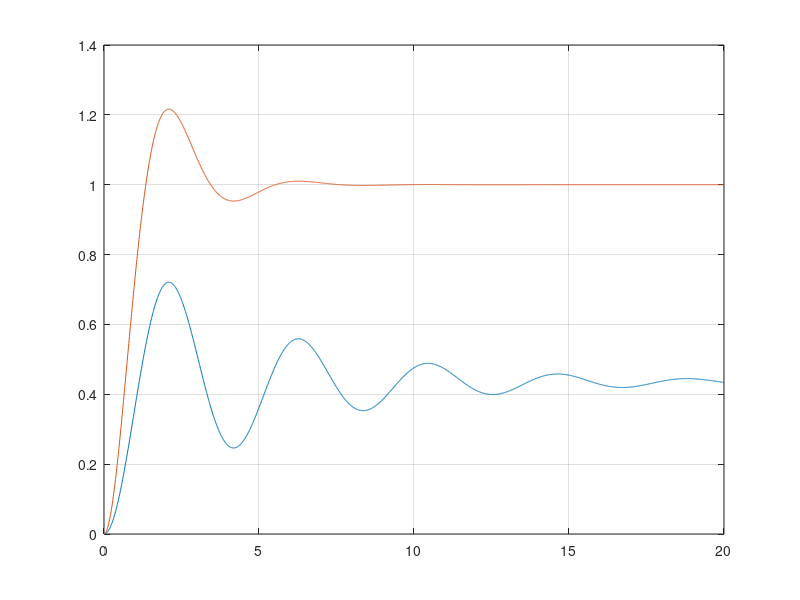

The MATLAB source for this figure:
close all
% Initial Conditions
x0 = [0;  
      0];

% System Dynamics
A = [0    1; 
     -2.3 -0.4];
B = [0; 
     1];
C = [1 0];
D = 0;

% Control Law
Q = [5 0;  % Penalize first state (displacement)
     0 2]; % Penalize second state (rate of displacement)
R = 2;    % Penalize actuator effort/input
K = lqr(A,B,Q,R);

% Closed loop system
sys = ss((A - B*K), B, C, D);
sys_uncmp = ss(A,B,C,D);
% Run response to step input
t = 0:0.01:20;
r =ones(size(t));
[y]=lsim(sys_uncmp,r,t);
plot(t,y);
hold on;
[y]=lsim(sys,r,t);
c = size(t);
input_scale_factor = 1/y(c(2)); % scale the input to eliminate steady state error
r =input_scale_factor*ones(size(t));
[y,t,x]=lsim(sys,r,t);
plot(t,y);
grid on;


